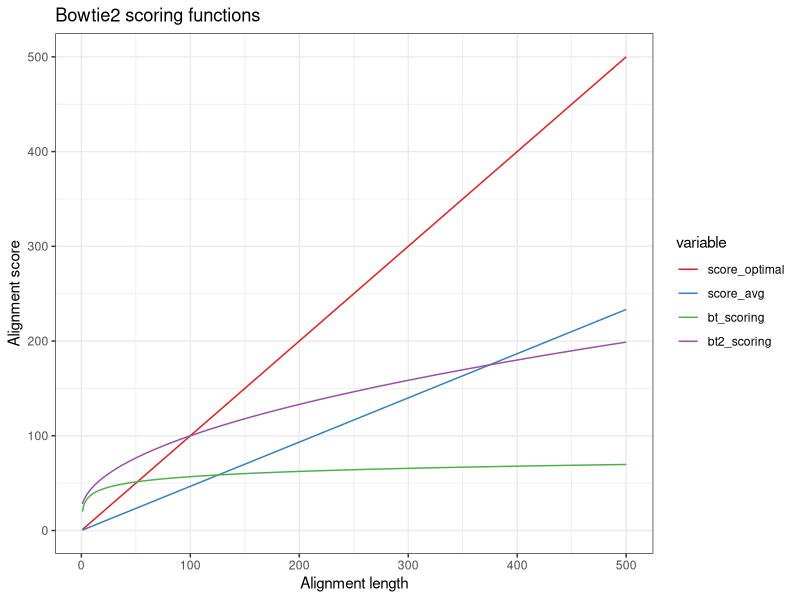

The R script that drew this image:
#!/usr/bin/env Rscript

# libraries
suppressPackageStartupMessages({
  library(ggplot2)
  library(reshape2)
})

# constants
match <- 1
mismatch <- 1
gap <- 6
extend <- 1
error_rate <- 0.1

# functions
score_optimal <- function(x) {
  x * match
}
score_avg <- function(x) {
  x * ((1 - error_rate) * match -
    error_rate / 3 * mismatch -
    error_rate / 3 * gap * 2)
}
bt_scoring <- function(x) {
  20 + 8 * log(x)
}
bt2_scoring <- function(x) {
  20 + 8 * sqrt(x)
}

# apply functions
df <- data.frame(x = 1 : 500)
df$score_optimal <- score_optimal(df$x)
df$score_avg <- score_avg(df$x)
df$bt_scoring <- bt_scoring(df$x)
df$bt2_scoring <- bt2_scoring(df$x)

# plotting
df.melted <- melt(df, id.vars = "x")
ggplot(df.melted, aes(x = x, y = value, color = variable)) +
  geom_line() +
  xlab("Alignment length") +
  ylab("Alignment score") +
  ggtitle("Bowtie2 scoring functions") +
  theme_bw() +
  scale_color_brewer(palette = "Set1")
